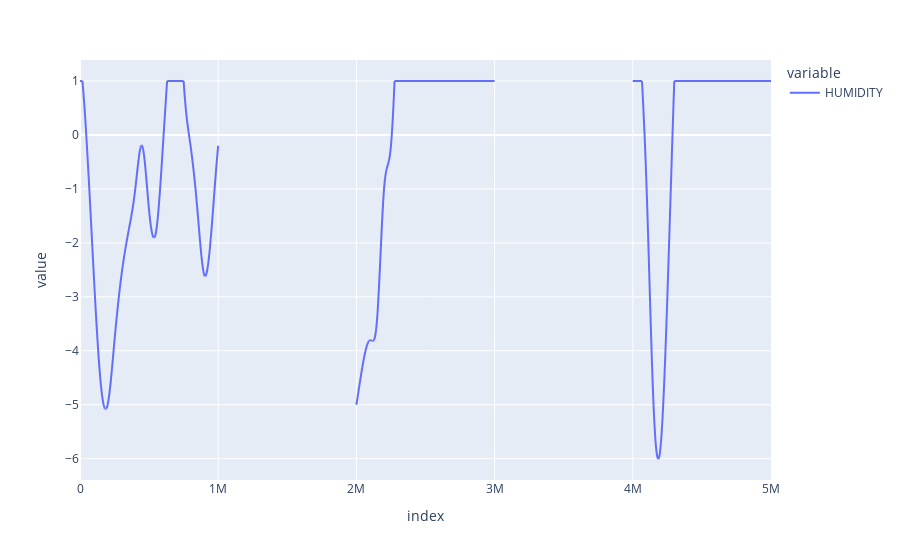

Here is the notebook cell this chart was saved with:
### Code cell
px.line(production)

### Figure 1 — Plotly figure (JSON) as saved in the notebook; plotly's stock layout.template omitted (floating-point values rounded to 4 significant figures; data arrays with more than 128 entries replaced by an {"elided": "..."} marker saying what was removed)
{"data": [{"hovertemplate": "variable=HUMIDITY<br>index=%{x}<br>value=%{y}<extra></extra>", "legendgroup": "HUMIDITY", "line": {"color": "#636efa", "dash": "solid"}, "marker": {"symbol": "circle"}, "mode": "lines", "name": "HUMIDITY", "showlegend": true, "type": "scattergl", "x": {"elided": "50000 int values"}, "xaxis": "x", "y": {"elided": "50000 float values"}, "yaxis": "y"}], "layout": {"legend": {"title": {"text": "variable"}, "tracegroupgap": 0}, "margin": {"t": 60}, "xaxis": {"anchor": "y", "domain": [0, 1], "title": {"text": "index"}}, "yaxis": {"anchor": "x", "domain": [0, 1], "title": {"text": "value"}}}}
